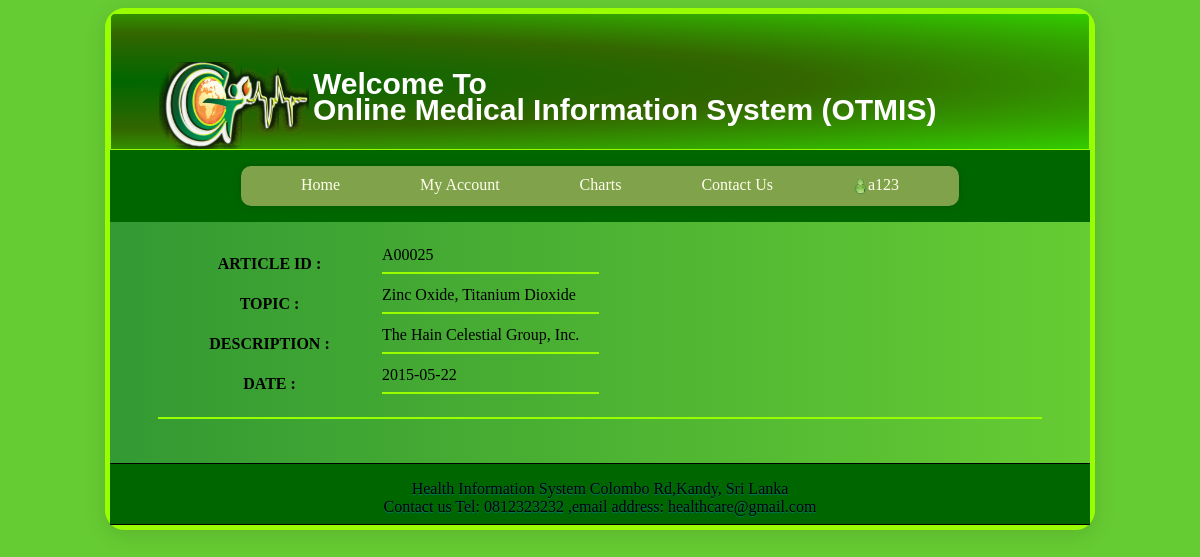
The app's page /viewArticalDetails.php?no=A00025 (signed in) with its own data.
### tables this page shows
CREATE TABLE IF NOT EXISTS `article` (
  `artId` char(6) NOT NULL,
  `dId` char(4) NOT NULL,
  `date` date NOT NULL,
  `issueId` char(4) NOT NULL,
  `topic` varchar(250) NOT NULL,
  `description` varchar(250) NOT NULL,
  PRIMARY KEY (`artId`),
  KEY `dId` (`dId`),
  KEY `issueId` (`issueId`)
);

### viewArticalDetails.php (the view, shortened to what this page needs)
<?php
if(isset($_GET['no']))
	$id=$_GET['no'];
else
	echo 'Something wrong';
?>
<html>
<head>
<link rel="stylesheet" type="text/css" href="css/sty.css" />
<link rel="stylesheet" type="text/css" href="css/menustyle.css" />
</head>
<body>
<div id="wrapper">
	<?php
		include 'header.php';
    	include 'menu.php';
		$user = "";
		if(isset($_SESSION['uid'])){
			$user = $_SESSION['uid'];
		}
  		$man = selectMenu($user);
		echo $man;
	?>
		<br class="clearfix" />
        <div id="page">
		  <table border="0" width="100%">
		  <tr>
		  <td width="70%">
            <?php
			$db = new DBAccess();
			$dbConnection = $db->initConnection();
			$sql = "SELECT * FROM article where artId = '$id' ";
   	$query=mysql_query($sql,$dbConnection) or die("SQL Error ".mysql_error());
			while($rows=mysql_fetch_assoc($query))
   {
      echo
				"<table width='100%'>
					<tr width='50%'><th width='25%'>ARTICLE ID :</th><td width='25%'>"."{$rows['artId']}"."<hr style='border:solid 1px #99FF00;'><td></tr>
					<tr><th width='25%'>TOPIC :</th><td width='25%'>". "{$rows['topic']}"." <hr style='border:solid 1px #99FF00;'><td></tr>
					<tr><th width='25%'>DESCRIPTION  :</th><td width='25%'>"."{$rows['description']}"."<hr style='border:solid 1px #99FF00;'><td></tr>
					<tr><th width='25%'>DATE  :</th><td width='25%'>". "{$rows['date']}". "<hr style='border:solid 1px #99FF00;'><td></tr>
					</table>";
   }
?>
</td>
</tr>
<tr>
         <td width="30%">
		 <hr style="border:solid 1px #99FF00;">
		  </td>
 </tr>
</table>
			<br/>
        </div>
		<?php
			include 'footer.php';
		?>
 </div>
 </body>
 </html>

### css/sty.css (style rules this page uses)
body { background-color: #66CC33; }
#wrapper { position: relative; width: 980px; height:auto; margin: 0 auto; background:#66CC33; border: solid 5px #99FF00; border-radius: 20px; box-shadow: 0px 5px 20px 2px rgba(0,0,0,0.1); background: -webkit-linear-gradient(left, #339933 , #66CC33 ); background: -o-linear-gradient(right, #339933 , #66CC33 ); background: -moz-linear-gradient(right, #339933 , #66CC33 ); background: linear-gradient(to right, #339933 , #66CC33 ); }
#page { position: relative; width: 890px; padding-right: 45px; padding-bottom: 15px; padding-left: 45px; background:#66CC33; background: -webkit-linear-gradient(left, #339933 , #66CC33 ); background: -o-linear-gradient(right, #339933 , #66CC33 ); background: -moz-linear-gradient(right, #339933 , #66CC33 ); background: linear-gradient(to right, #339933 , #66CC33 ); }

### records on screen
article: artId "A00025", topic "Zinc Oxide, Titanium Dioxide", description "The Hain Celestial Group, Inc.", date "2015-05-22"

### other values on screen
$user "a123"
